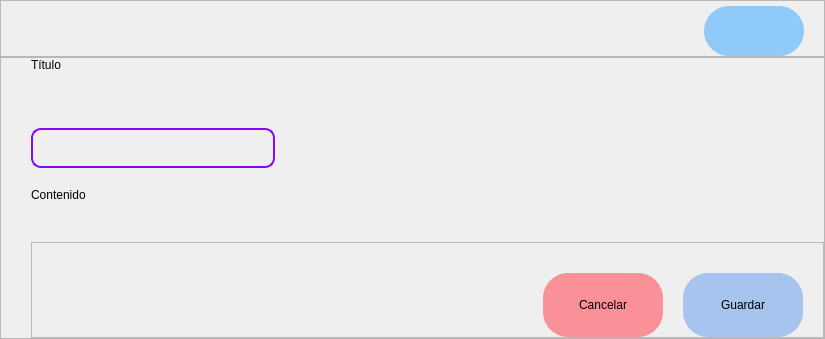
            <widget class="QWidget" name="p_AddNote">
             <layout class="QVBoxLayout" name="verticalLayout_5">
              <property name="spacing">
               <number>0</number>
              </property>
              <property name="leftMargin">
               <number>0</number>
              </property>
              <property name="topMargin">
               <number>0</number>
              </property>
              <property name="rightMargin">
               <number>0</number>
              </property>
              <property name="bottomMargin">
               <number>0</number>
              </property>
              <item>
               <widget class="QFrame" name="frame_userBttn">
                <property name="maximumSize">
                 <size>
                  <width>16777215</width>
                  <height>70</height>
                 </size>
                </property>
                <property name="styleSheet">
                 <string notr="true"/>
                </property>
                <property name="frameShape">
                 <enum>QFrame::StyledPanel</enum>
                </property>
                <property name="frameShadow">
                 <enum>QFrame::Raised</enum>
                </property>
                <layout class="QHBoxLayout" name="horizontalLayout_3">
                 <property name="spacing">
                  <number>0</number>
                 </property>
                 <property name="leftMargin">
                  <number>0</number>
                 </property>
                 <property name="topMargin">
                  <number>5</number>
                 </property>
                 <property name="rightMargin">
                  <number>20</number>
                 </property>
                 <property name="bottomMargin">
                  <number>0</number>
                 </property>
                 <item>
                  <spacer name="horizontalSpacer_2">
                   <property name="orientation">
                    <enum>Qt::Horizontal</enum>
                   </property>
                   <property name="sizeHint" stdset="0">
                    <size>
                     <width>30</width>
                     <height>20</height>
                    </size>
                   </property>
                  </spacer>
                 </item>
                 <item>
                  <widget class="QPushButton" name="usrBttn">
                   <property name="minimumSize">
                    <size>
                     <width>100</width>
                     <height>50</height>
                    </size>
                   </property>
                   <property name="styleSheet">
                    <string notr="true">QPushButton {	
	background-color: rgb(144, 202, 249);
	font: 57 10pt &quot;Raleway Medium&quot;;
	border-radius: 25px;
	padding: 10px;
}</string>
                   </property>
                   <property name="text">
                    <string/>
                   </property>
                   <property name="icon">
                    <iconset>
                     <normaloff>icon pack/USER.png</normaloff>icon pack/USER.png</iconset>
                   </property>
                   <property name="iconSize">
                    <size>
                     <width>36</width>
                     <height>36</height>
                    </size>
                   </property>
                  </widget>
                 </item>
                </layout>
               </widget>
              </item>
              <item>
               <widget class="QFrame" name="frame_contenido">
                <property name="maximumSize">
                 <size>
                  <width>16777215</width>
                  <height>16777215</height>
                 </size>
                </property>
                <property name="styleSheet">
                 <string notr="true"/>
                </property>
                <property name="frameShape">
                 <enum>QFrame::StyledPanel</enum>
                </property>
                <property name="frameShadow">
                 <enum>QFrame::Raised</enum>
                </property>
                <layout class="QVBoxLayout" name="verticalLayout_6">
                 <property name="spacing">
                  <number>20</number>
                 </property>
                 <property name="leftMargin">
                  <number>30</number>
                 </property>
                 <property name="topMargin">
                  <number>0</number>
                 </property>
                 <property name="rightMargin">
                  <number>0</number>
                 </property>
                 <property name="bottomMargin">
                  <number>0</number>
                 </property>
                 <item>
                  <widget class="QLabel" name="lbl_Titulo">
                   <property name="sizePolicy">
                    <sizepolicy hsizetype="Preferred" vsizetype="Maximum">
                     <horstretch>0</horstretch>
                     <verstretch>0</verstretch>
                    </sizepolicy>
                   </property>
                   <property name="minimumSize">
                    <size>
                     <width>80</width>
                     <height>50</height>
                    </size>
                   </property>
                   <property name="styleSheet">
                    <string notr="true">font: 81 25pt &quot;Raleway ExtraBold&quot;;</string>
                   </property>
                   <property name="text">
                    <string>Título</string>
                   </property>
                   <property name="alignment">
                    <set>Qt::AlignLeading|Qt::AlignLeft|Qt::AlignTop</set>
                   </property>
                  </widget>
                 </item>
                 <item>
                  <widget class="QLineEdit" name="inpTitulo">
                   <property name="maximumSize">
                    <size>
                     <width>244</width>
                     <height>16777215</height>
                    </size>
                   </property>
                   <property name="styleSheet">
                    <string notr="true">QLineEdit {
font: 57 14pt &quot;Raleway Medium&quot;;
 border: 2px solid #8707ff;
 border-radius: 10px;
 padding: 10px 25px;
 background: transparent;
 max-width: 190px;
}

</string>
                   </property>
                   <property name="alignment">
                    <set>Qt::AlignLeading|Qt::AlignLeft|Qt::AlignTop</set>
                   </property>
                  </widget>
                 </item>
                 <item>
                  <widget class="QLabel" name="lbl_Desc">
                   <property name="sizePolicy">
                    <sizepolicy hsizetype="Preferred" vsizetype="Maximum">
                     <horstretch>0</horstretch>
                     <verstretch>0</verstretch>
                    </sizepolicy>
                   </property>
                   <property name="styleSheet">
                    <string notr="true">font: 81 25pt &quot;Raleway ExtraBold&quot;;</string>
                   </property>
                   <property name="text">
                    <string>Contenido</string>
                   </property>
                   <property name="alignment">
                    <set>Qt::AlignLeading|Qt::AlignLeft|Qt::AlignTop</set>
                   </property>
                  </widget>
                 </item>
                 <item>
                  <widget class="QTextEdit" name="inpDesc">
                   <property name="sizePolicy">
                    <sizepolicy hsizetype="Ignored" vsizetype="Ignored">
                     <horstretch>0</horstretch>
                     <verstretch>0</verstretch>
                    </sizepolicy>
                   </property>
                   <property name="maximumSize">
                    <size>
                     <width>800</width>
                     <height>800</height>
                    </size>
                   </property>
                   <property name="styleSheet">
                    <string notr="true">QTextEdit {
font: 57 14pt &quot;Raleway Medium&quot;;
 border: 2px solid #8707ff;
 border-radius: 10px;
 padding: 10px 25px;
 background: transparent;
}

</string>
                   </property>
                   <property name="html">
                    <string>&lt;!DOCTYPE HTML PUBLIC &quot;-//W3C//DTD HTML 4.0//EN&quot; &quot;http://www.w3.org/TR/REC-html40/strict.dtd&quot;&gt;
&lt;html&gt;&lt;head&gt;&lt;meta name=&quot;qrichtext&quot; content=&quot;1&quot; /&gt;&lt;style type=&quot;text/css&quot;&gt;
p, li { white-space: pre-wrap; }
&lt;/style&gt;&lt;/head&gt;&lt;body style=&quot; font-family:'Raleway Medium'; font-size:14pt; font-weight:56; font-style:normal;&quot;&gt;
&lt;p style=&quot;-qt-paragraph-type:empty; margin-top:0px; margin-bottom:0px; margin-left:0px; margin-right:0px; -qt-block-indent:0; text-indent:0px;&quot;&gt;&lt;br /&gt;&lt;/p&gt;&lt;/body&gt;&lt;/html&gt;</string>
                   </property>
                  </widget>
                 </item>
                 <item>
                  <widget class="QFrame" name="frame_2">
                   <property name="frameShape">
                    <enum>QFrame::StyledPanel</enum>
                   </property>
                   <property name="frameShadow">
                    <enum>QFrame::Raised</enum>
                   </property>
                   <layout class="QHBoxLayout" name="horizontalLayout_8">
                    <property name="spacing">
                     <number>20</number>
                    </property>
                    <property name="leftMargin">
                     <number>0</number>
                    </property>
                    <property name="topMargin">
                     <number>30</number>
                    </property>
                    <property name="rightMargin">
                     <number>20</number>
                    </property>
                    <property name="bottomMargin">
                     <number>0</number>
                    </property>
                    <item>
                     <widget class="QLabel" name="dateLabel">
                      <property name="styleSheet">
                       <string notr="true">font: 63 italic 12pt &quot;Raleway SemiBold&quot;;</string>
                      </property>
                      <property name="text">
                       <string/>
                      </property>
                      <property name="alignment">
                       <set>Qt::AlignLeading|Qt::AlignLeft|Qt::AlignTop</set>
                      </property>
                     </widget>
                    </item>
                    <item>
                     <spacer name="horizontalSpacer_7">
                      <property name="orientation">
                       <enum>Qt::Horizontal</enum>
                      </property>
                      <property name="sizeHint" stdset="0">
                       <size>
                        <width>484</width>
                        <height>20</height>
                       </size>
                      </property>
                     </spacer>
                    </item>
                    <item>
                     <widget class="QPushButton" name="cancelBttn_5">
                      <property name="minimumSize">
                       <size>
                        <width>120</width>
                        <height>64</height>
                       </size>
                      </property>
                      <property name="cursor">
                       <cursorShape>PointingHandCursor</cursorShape>
                      </property>
                      <property name="styleSheet">
                       <string notr="true">QPushButton {
	
	background-color: rgb(251, 145, 152);
	font: 57 10pt &quot;Raleway Medium&quot;;
	border-radius: 25px;
}
QPushButton:hover{
	
	background-color: rgb(230, 133, 139);
}</string>
                      </property>
                      <property name="text">
                       <string>Cancelar</string>
                      </property>
                      <property name="icon">
                       <iconset>
                        <normaloff>icon pack/CLOSE WINDOW.png</normaloff>icon pack/CLOSE WINDOW.png</iconset>
                      </property>
                      <property name="iconSize">
                       <size>
                        <width>36</width>
                        <height>36</height>
                       </size>
                      </property>
                     </widget>
                    </item>
                    <item>
                     <widget class="QPushButton" name="saveBttn_5">
                      <property name="minimumSize">
                       <size>
                        <width>120</width>
                        <height>64</height>
                       </size>
                      </property>
                      <property name="cursor">
                       <cursorShape>PointingHandCursor</cursorShape>
                      </property>
                      <property name="styleSheet">
                       <string notr="true">QPushButton {
	background-color: rgb(167, 196, 238);	
	font: 57 10pt &quot;Raleway Medium&quot;;
	border-radius: 25px;
}
QPushButton:hover{
	
	background-color: rgb(157, 184, 223);
}</string>
                      </property>
                      <property name="text">
                       <string>Guardar</string>
                      </property>
                      <property name="icon">
                       <iconset>
                        <normaloff>icon pack/SAVE.png</normaloff>icon pack/SAVE.png</iconset>
                      </property>
                      <property name="iconSize">
                       <size>
                        <width>36</width>
                        <height>36</height>
                       </size>
                      </property>
                     </widget>
                    </item>
                   </layout>
                  </widget>
                 </item>
                </layout>
               </widget>
              </item>
             </layout>
            </widget>
